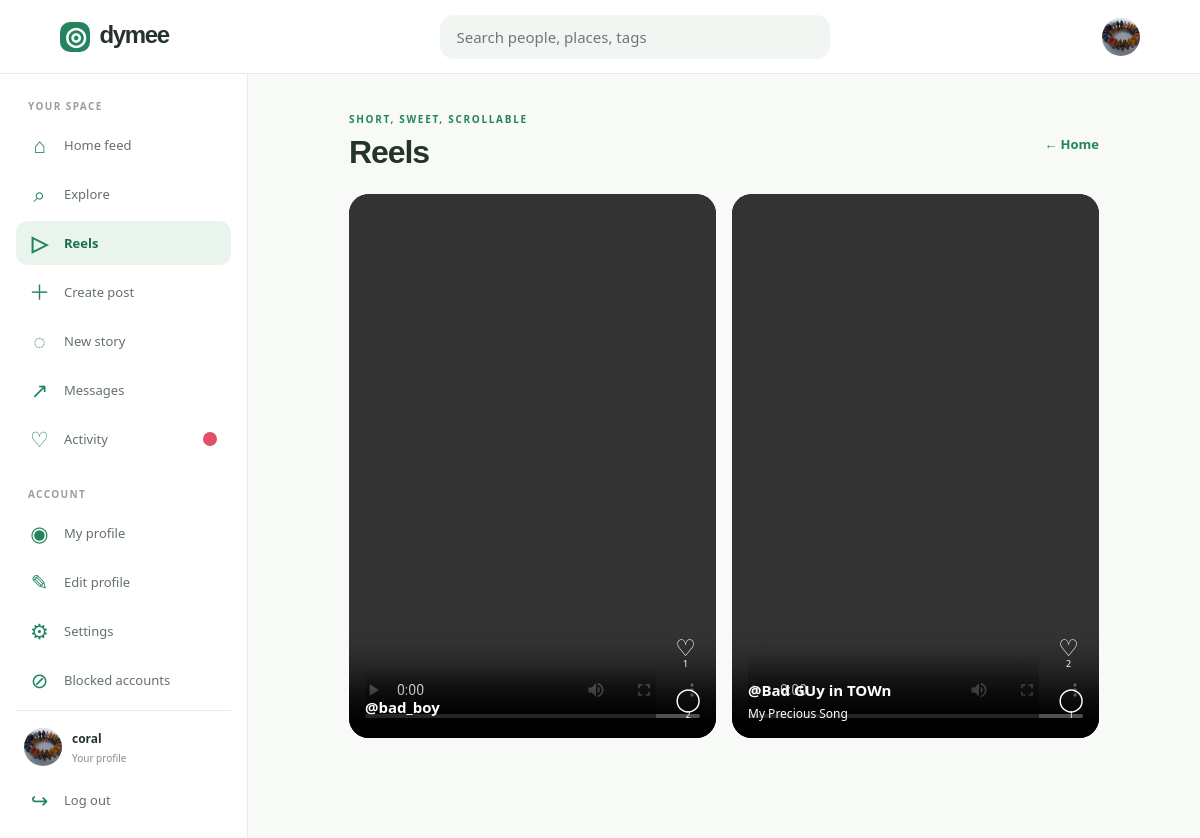
The page /reels/ (signed in) on the database its author committed.
### social/models.py (models this page shows, shortened)
class Profile(models.Model):
    user = models.OneToOneField(
        settings.AUTH_USER_MODEL, on_delete=models.CASCADE, related_name='profile'
    )
    avatar = models.ImageField(upload_to='avatars/', blank=True)
    bio = models.CharField(max_length=160, blank=True)
    website = models.URLField(blank=True)
    created_at = models.DateTimeField(auto_now_add=True)

class Post(models.Model):
    class MediaType(models.TextChoices):
        IMAGE = 'image', 'Photo'
        VIDEO = 'video', 'Video'
    class MediaFilter(models.TextChoices):
        ORIGINAL = 'original', 'Original'
        WARM = 'warm', 'Warm'
        SOFT = 'soft', 'Soft'
        MONO = 'mono', 'Mono'
        BRIGHT = 'bright', 'Bright'
    author = models.ForeignKey(
        settings.AUTH_USER_MODEL, on_delete=models.CASCADE, related_name='posts'
    )
    media = models.FileField(upload_to='posts/')
    media_type = models.CharField(max_length=8, choices=MediaType.choices, default=MediaType.IMAGE)
    media_filter = models.CharField(
        max_length=8, choices=MediaFilter.choices, default=MediaFilter.ORIGINAL
    )
    caption = models.CharField(max_length=2200, blank=True)
    location = models.CharField(max_length=120, blank=True)
    created_at = models.DateTimeField(auto_now_add=True)
    class Meta:
        ordering = ('-created_at',)
    @property
    def like_count(self):
        return self.likes.count()
    @property
    def comment_count(self):
        return self.comments.count()

### social/views.py (the view)
# urls.py: path('reels/', views.reels, name='reels'),
@login_required
def reels(request):
    posts = Post.objects.filter(media_type=Post.MediaType.VIDEO).exclude(
        author_id__in=hidden_user_ids(request.user)
    ).select_related('author')
    posts = with_like_state(posts, request.user)
    return render(request, 'social/reels.html', {'posts': posts})

### social/context_processors.py (called while the page is built)
def deployment_settings(_request):
    return {
        'CALLS_WEBSOCKET_URL': settings.CALLS_WEBSOCKET_URL,
        'BLOB_UPLOAD_ENABLED': settings.BLOB_UPLOAD_ENABLED,
    }

### social/views.py (called while the page is built)
def blocked_user_ids(user):
    return Block.objects.filter(Q(blocker=user) | Q(blocked=user)).values_list(
        'blocker_id', 'blocked_id'
    )

def hidden_user_ids(user):
    pairs = blocked_user_ids(user)
    return {user_id for pair in pairs for user_id in pair if user_id != user.pk}

def with_like_state(posts, user):
    return posts.annotate(
        is_liked=Exists(Like.objects.filter(post_id=OuterRef('pk'), user=user))
    )

### social/templates/social/reels.html (shortened to what this page needs)
{% extends 'social/base.html' %}
{% block content %}
<section class="reels-page">
  <div class="page-heading"><div><p class="eyebrow">SHORT, SWEET, SCROLLABLE</p><h1>Reels</h1></div><a class="back-link" href="{% url 'feed' %}">← Home</a></div>
  <div class="reel-feed">
    {% for post in posts %}
      <article class="reel-card">
        <video src="{{ post.media.url }}" controls playsinline loop preload="metadata"></video>
        <div class="reel-caption"><a href="{% url 'profile' post.author.username %}"><b>@{{ post.author.username }}</b></a><p>{{ post.caption }}</p></div>
        <div class="reel-actions"><form method="post" action="{% url 'toggle_like' post.id %}">{% csrf_token %}<button class="icon-button" type="submit">♡ <small>{{ post.like_count }}</small></button></form><a class="icon-button" href="{% url 'profile' post.author.username %}">◯ <small>{{ post.comment_count }}</small></a></div>
      </article>
    {% empty %}<div class="empty-state"><span class="empty-icon">▷</span><h2>No reels to roll yet</h2><p>Short videos shared by the community will show up here.</p><a class="button primary" href="{% url 'create_post' %}">Share a video</a></div>{% endfor %}
  </div>
</section>
{% endblock %}

### social/templates/social/base.html (shortened to what this page needs)
{% load static %}
<!doctype html>
<html lang="en">
<head>
  <link rel="stylesheet" href="{% static 'social/app.css' %}">
</head>
<body>
  <div class="app-shell">
    {% if request.user.is_authenticated %}
    <header class="topbar">
      <a class="brand" href="{% url 'feed' %}"><span class="brand-mark">◎</span> dymee</a>
      <form class="top-search" action="{% url 'explore' %}" method="get">
        <input aria-label="Search users and posts" type="search" name="q" placeholder="Search people, places, tags">
      </form>
      <a class="avatar small-avatar" href="{% url 'profile' request.user.username %}">
        {% if request.user.profile.avatar %}<img src="{{ request.user.profile.avatar.url }}" alt="">
        {% else %}{{ request.user.username|slice:":1"|upper }}{% endif %}
      </a>
    </header>
    <aside class="sidebar-nav" aria-label="Main navigation">
      <a class="sidebar-section-label" href="{% url 'feed' %}">YOUR SPACE</a>
      <nav class="sidebar-links">
        <a class="sidebar-link {% if request.resolver_match.url_name == 'feed' %}active{% endif %}" href="{% url 'feed' %}"><span class="sidebar-icon">⌂</span><span>Home feed</span></a>
        <a class="sidebar-link {% if request.resolver_match.url_name == 'explore' %}active{% endif %}" href="{% url 'explore' %}"><span class="sidebar-icon">⌕</span><span>Explore</span></a>
        <a class="sidebar-link {% if request.resolver_match.url_name == 'reels' %}active{% endif %}" href="{% url 'reels' %}"><span class="sidebar-icon">▷</span><span>Reels</span></a>
        <a class="sidebar-link {% if request.resolver_match.url_name == 'create_post' %}active{% endif %}" href="{% url 'create_post' %}"><span class="sidebar-icon">＋</span><span>Create post</span></a>
        <a class="sidebar-link {% if request.resolver_match.url_name == 'create_story' %}active{% endif %}" href="{% url 'create_story' %}"><span class="sidebar-icon">◌</span><span>New story</span></a>
        <a class="sidebar-link {% if request.resolver_match.url_name == 'inbox' or request.resolver_match.url_name == 'conversation' %}active{% endif %}" href="{% url 'inbox' %}"><span class="sidebar-icon">↗</span><span>Messages</span></a>
        <a class="sidebar-link {% if request.resolver_match.url_name == 'activity' %}active{% endif %}" href="{% url 'activity' %}"><span class="sidebar-icon">♡</span><span>Activity</span><span class="notification-badge" data-notification-badge hidden></span></a>
      </nav>
      <a class="sidebar-section-label sidebar-account-label" href="{% url 'account_settings' %}">ACCOUNT</a>
      <nav class="sidebar-links">
        <a class="sidebar-link {% if request.resolver_match.url_name == 'profile' %}active{% endif %}" href="{% url 'profile' request.user.username %}"><span class="sidebar-icon">◉</span><span>My profile</span></a>
        <a class="sidebar-link {% if request.resolver_match.url_name == 'edit_profile' %}active{% endif %}" href="{% url 'edit_profile' %}"><span class="sidebar-icon">✎</span><span>Edit profile</span></a>
        <a class="sidebar-link " href="{% url 'account_settings' %}"><span class="sidebar-icon">⚙</span><span>Settings</span></a>
        <a class="sidebar-link {% if request.resolver_match.url_name == 'blocked_accounts' %}active{% endif %}" href="{% url 'blocked_accounts' %}"><span class="sidebar-icon">⊘</span><span>Blocked accounts</span></a>
      </nav>
      <div class="sidebar-bottom">
        <a class="sidebar-user" href="{% url 'profile' request.user.username %}">
          <span class="avatar">{% if request.user.profile.avatar %}<img src="{{ request.user.profile.avatar.url }}" alt="">{% else %}{{ request.user.username|slice:":1"|upper }}{% endif %}</span>
          <span><b>{{ request.user.username }}</b><small>Your profile</small></span>
        </a>
        <form action="{% url 'logout' %}" method="post">{% csrf_token %}<button class="sidebar-link sidebar-logout" type="submit"><span class="sidebar-icon">↪</span><span>Log out</span></button></form>
      </div>
    </aside>
    {% endif %}
    <main class="{% if request.user.is_authenticated %}page-content{% else %}auth-content{% endif %}">
      {% block content %}{% endblock %}
    </main>
  </div>
</body>
</html>

### rows shown on the page
Post: author.username "bad_boy", like_count "1", comment_count "2"
Post: author.username "Bad GUy in TOWn", caption "My Precious Song", like_count "2", comment_count "1"

### other values the page prints
{{ request.user.username }} "coral"
